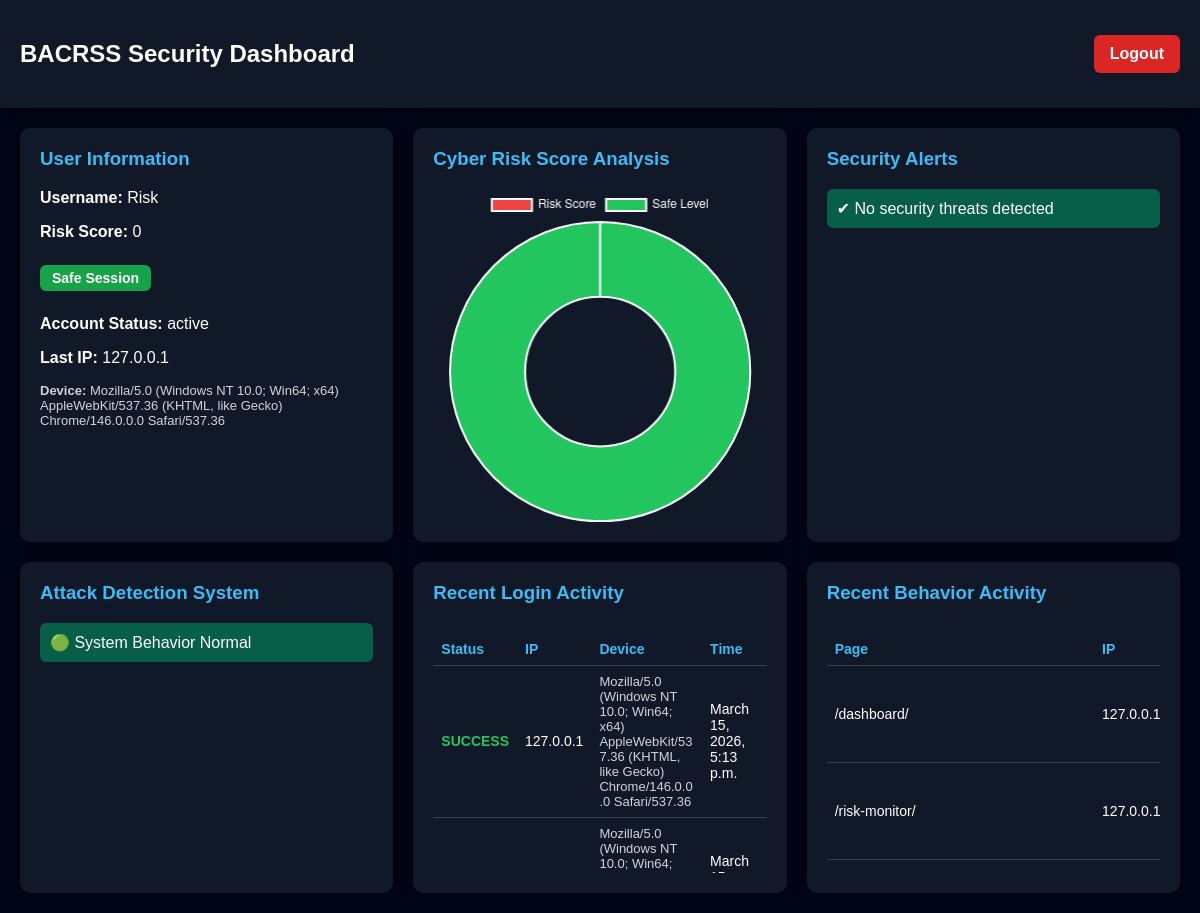
/dashboard/ (signed in), run on the app's committed database.
### accounts/models.py (models this page shows, shortened)
class UserProfile(AbstractUser):
    ROLE_CHOICES = (
        ('user', 'User'),
        ('admin', 'Admin'),
    )
    STATUS_CHOICES = (
        ('active', 'Active'),
        ('restricted', 'Restricted'),
        ('blocked', 'Blocked'),
    )
    role=models.CharField(max_length=10,choices=ROLE_CHOICES,default='user')
    risk_score=models.IntegerField(default=0)
    last_ip = models.GenericIPAddressField(null=True,blank=True)
    last_device=models.TextField(null=True,blank=True)
    account_status=models.CharField(max_length=15,choices=STATUS_CHOICES,default='active')
    failed_attempts = models.IntegerField(default=0)

class LoginActivity(models.Model):
    STATUS_CHOICES = (
        ('SUCCESS', 'Success'),
        ('FAILED', 'Failed'),
    )
    user = models.ForeignKey(
        settings.AUTH_USER_MODEL,
        on_delete=models.CASCADE,
        null=True,
        blank=True
    )
    username_attempted = models.CharField(max_length=150)
    ip_address = models.GenericIPAddressField(null=True, blank=True)
    device_info = models.TextField(null=True, blank=True)
    status = models.CharField(max_length=10, choices=STATUS_CHOICES)
    timestamp = models.DateTimeField(auto_now_add=True)

class BehaviorLog(models.Model):
    user = models.ForeignKey(settings.AUTH_USER_MODEL, on_delete=models.CASCADE)
    path = models.CharField(max_length=200)
    ip_address = models.GenericIPAddressField()
    timestamp = models.DateTimeField(auto_now_add=True)

### accounts/views.py (the view)
# urls.py: path('dashboard/', dashboard, name='dashboard'),
@login_required
def dashboard(request):
    user = request.user
    login_logs = LoginActivity.objects.filter(user=user).order_by('-timestamp')[:10]
    behavior_logs = BehaviorLog.objects.filter(user=user).order_by('-timestamp')[:10]
    risk_score = user.risk_score
    context = {
        "user": user,
        "login_logs": login_logs,
        "behavior_logs": behavior_logs,
        "risk_score": risk_score
    }
    return render(request, "dashboard.html", context)

### accounts/templates/dashboard.html (shortened to what this page needs)
{% load static %}
<!DOCTYPE html>
<html>
<head>
<link rel="stylesheet" href="{% static 'css/dashboard.css' %}">
</head>
<body>
<div class="navbar">
<h2>BACRSS Security Dashboard</h2>
<a href="{% url 'logout' %}" class="logout-btn">Logout</a>
</div>
<div class="dashboard">
<div class="card">
<h3>User Information</h3>
<p><b>Username:</b> {{ user.username }}</p>
<p>
<b>Risk Score:</b>
<span id="riskScoreText">{{ user.risk_score }}</span>
</p>
{% if user.risk_score <= 30 %}
<span class="status safe">Safe Session</span>
{% elif user.risk_score <= 60 %}
<span class="status warning">Medium Risk</span>
{% else %}
<span class="status danger">High Risk</span>
{% endif %}
<p>
<b>Account Status:</b>
<span id="accountStatus">{{ user.account_status }}</span>
</p>
<p><b>Last IP:</b> {{ user.last_ip }}</p>
<p class="device"><b>Device:</b> {{ user.last_device }}</p>
</div>
<div class="card">
<h3>Cyber Risk Score Analysis</h3>
<canvas id="riskChart"></canvas>
</div>
<div class="card">
<h3>Security Alerts</h3>
{% if user.risk_score < 30 %}
<p class="alert-safe">
✔ No security threats detected
</p>
{% endif %}
</div>
<div class="card">
<h3>Attack Detection System</h3>
{% if user.risk_score < 30 and user.failed_attempts == 0 %}
<p class="alert-safe">
🟢 System Behavior Normal
</p>
{% endif %}
</div>
<div class="card">
<h3>Recent Login Activity</h3>
<div class="table-wrapper">
<table>
<tr>
<th>Status</th>
<th>IP</th>
<th>Device</th>
<th>Time</th>
</tr>
{% for log in login_logs %}
<tr>
<td class="{% if log.status == 'SUCCESS' %}success{% else %}failed{% endif %}">
{{ log.status }}
</td>
<td>{{ log.ip_address }}</td>
<td class="device">{{ log.device_info }}</td>
<td>{{ log.timestamp }}</td>
</tr>
{% endfor %}
</table>
</div>
</div>
<div class="card">
<h3>Recent Behavior Activity</h3>
<div class="table-wrapper">
<table>
<tr>
<th>Page</th>
<th>IP</th>
</tr>
{% for log in behavior_logs %}
<tr>
<td>{{ log.path }}</td>
<td>{{ log.ip_address }}</td>
</tr>
{% endfor %}
</table>
</div>
</div>
</div>
<script>
let riskScore = {{ risk_score }};
const ctx = document.getElementById('riskChart').getContext('2d');
const riskChart = new Chart(ctx, {
type: 'doughnut',
data: {
labels: ['Risk Score', 'Safe Level'],
datasets: [{
data: [riskScore, 100-riskScore],
backgroundColor: [
'#ef4444',
'#22c55e'
]
}]
},
options: {
plugins: {
legend: {
labels:{
color:'white'
}
}
}
}
});
/* LIVE RISK UPDATE */
function updateRisk(){
fetch("/risk-monitor/")
.then(response => response.json())
.then(data => {
document.getElementById("riskScoreText").innerText = data.risk_score
document.getElementById("accountStatus").innerText = data.account_status
riskChart.data.datasets[0].data = [
data.risk_score,
100-data.risk_score
]
riskChart.update()
})
}
setInterval(updateRisk,5000)
</script>
</body>
</html>

### accounts/static/css/dashboard.css (style rules this page uses)
body { margin:0; font-family:Arial; background:#020617; color:white; }
.navbar { display:flex; justify-content:space-between; align-items:center; padding:20px; background:#111827; box-shadow:0 4px 10px rgba(0,0,0,0.6); }
.logout-btn { background:#dc2626; padding:10px 16px; color:white; text-decoration:none; border-radius:6px; font-weight:bold; transition:0.3s; }
.dashboard { display:grid; grid-template-columns:repeat(auto-fit,minmax(340px,1fr)); gap:20px; padding:20px; }
.card { background:#111827; padding:20px; border-radius:10px; box-shadow:0 0 15px rgba(0,0,0,0.6); transition:0.2s; }
.card h3 { margin-top:0; color:#38bdf8; }
.status { display:inline-block; margin:8px 0; padding:5px 12px; border-radius:6px; font-size:14px; font-weight:bold; }
.safe { background:#16a34a; }
.alert-safe { background:#065f46; padding:10px; border-radius:6px; margin-top:10px; }
.table-wrapper { max-height:250px; overflow-y:auto; }
table { width:100%; margin-top:10px; border-collapse:collapse; }
th,td { padding:8px; border-bottom:1px solid #374151; text-align:left; font-size:14px; }
th { color:#38bdf8; }
.success { color:#22c55e; font-weight:bold; }
.device { word-break:break-word; font-size:13px; color:#d1d5db; }

### data on the page
UserProfile: username "Risk", risk_score "0", account_status "active", last_ip "127.0.0.1", last_device "Mozilla/5.0 (Windows NT 10.0; Win64; x64) AppleWebKit/537.36 (KHTML, like Gecko) Chrome/146.0.0.0 Safari/537.36"
LoginActivity: status "SUCCESS", ip_address "127.0.0.1", device_info "Mozilla/5.0 (Windows NT 10.0; Win64; x64) AppleWebKit/537.36 (KHTML, like Gecko) Chrome/146.0.0.0 Safari/537.36", timestamp "March 15, 2026, 5:13 p.m."
LoginActivity: device_info "Mozilla/5.0 (Windows NT 10.0; Win64;…", timestamp "March…"
BehaviorLog: path "/risk-monitor/", ip_address "127.0.0.1"

### other printed values
chart data {{ risk_score }} 0
